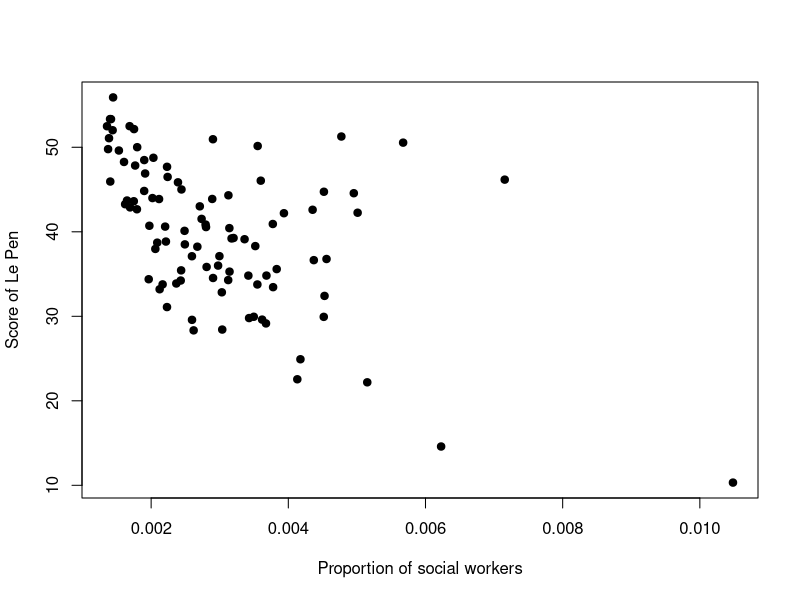
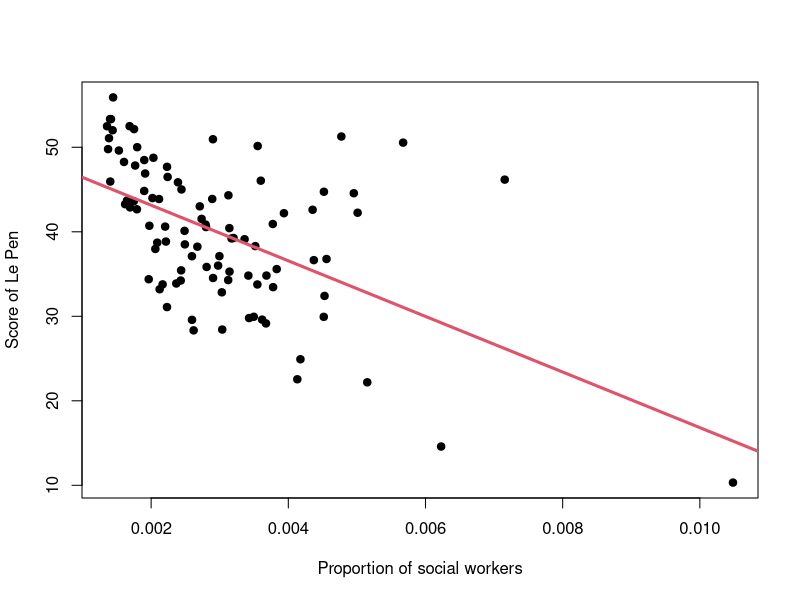
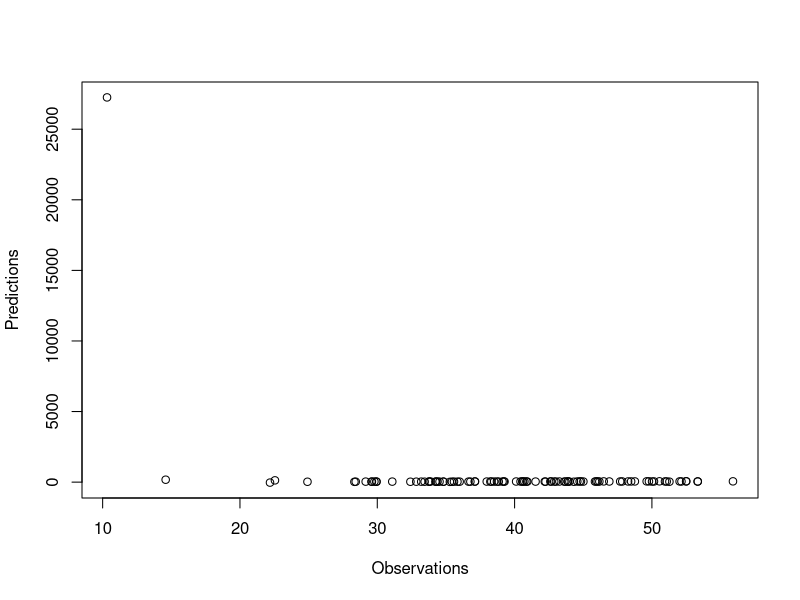
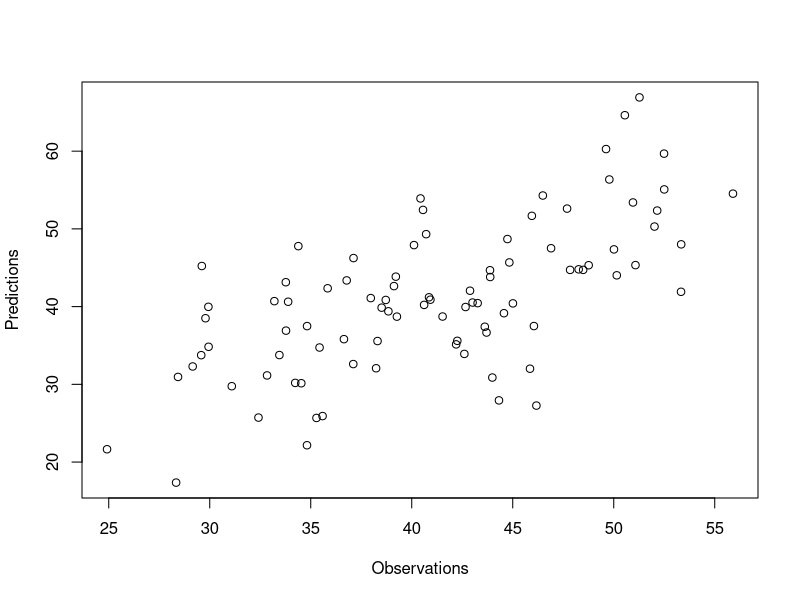

These charts were generated, in order, by the following R code:
## ---- chunk 1
knitr::opts_chunk$set(echo = TRUE)
## ---- chunk 2
require(MASS)
require(tidyverse)
require(ggplot2)
require(ggrepel)
## ---- chunk 3
  data <- read.csv(file="data/presidential2017_dept.csv")[,-1]
  thecor <- cor((data[,]))
  sort(thecor[1,]^2,decreasing=T)[1:10]
## ---- chunk 4
plot(data$Prop.Sant,data[,"Score_LePen"],pch=19,xlab="Proportion of social workers",ylab="Score of Le Pen")
## ---- chunk 5
myfit<-lm(Score_LePen ~ Prop.Sante.action.sociale, data=data)
summary(myfit)
## ---- chunk 6
plot(data[,"Prop.Sante.action.sociale"],data[,"Score_LePen"],pch=19,xlab="Proportion of social workers",ylab="Score of Le Pen")
abline(myfit,lwd=3,col=2)
## ---- chunk 7
#Department
dept <- (read.csv(file="data/presidential2017_dept.csv")[,1])

#Make a new relevant categorical variablde
categ <- as.factor(as.numeric(dept)%%3)

myfit<-lm(Score_LePen ~ Prop.Sante.action.sociale  + categ, data=data)
summary(myfit)
## ---- chunk 8
anova(myfit)
## ---- chunk 9
fitall<-lm(Score_LePen ~ .,data=data)
summary(fitall)

reduced<-stepAIC(fitall)
## ---- chunk 10
summary(reduced)$call
## ---- chunk 11
# load the library
# define training control
train_control <- caret::trainControl(method="LOOCV")
# train the model
model <- caret::train(Score_LePen~., data=data, trControl=train_control, method="lm")
## ---- chunk 12
# summarize results
print(model)
#Plot predictions as a function of observations
plot(model$pred$obs,model$pred$pred,xlab="Observations",ylab="Predictions")
## ---- chunk 13
# load the library
# define training control
datanew<-data[!dept%in%c("75","91","92","93","94","95"),]
deptnew<-dept[!dept%in%c("75","91","92","93","94","95")]
train_control <- caret::trainControl(method="LOOCV")
# train the model
model <- caret::train(Score_LePen~., data=datanew, trControl=train_control, method="lm")
# summarize results
## ---- chunk 14
print(model)
#Plot predictions as a function of observations
plot(model$pred$obs,model$pred$pred,xlab="Observations",ylab="Predictions")
## ---- chunk 15
data[,1] <- as.factor(data[,1]>=40)
